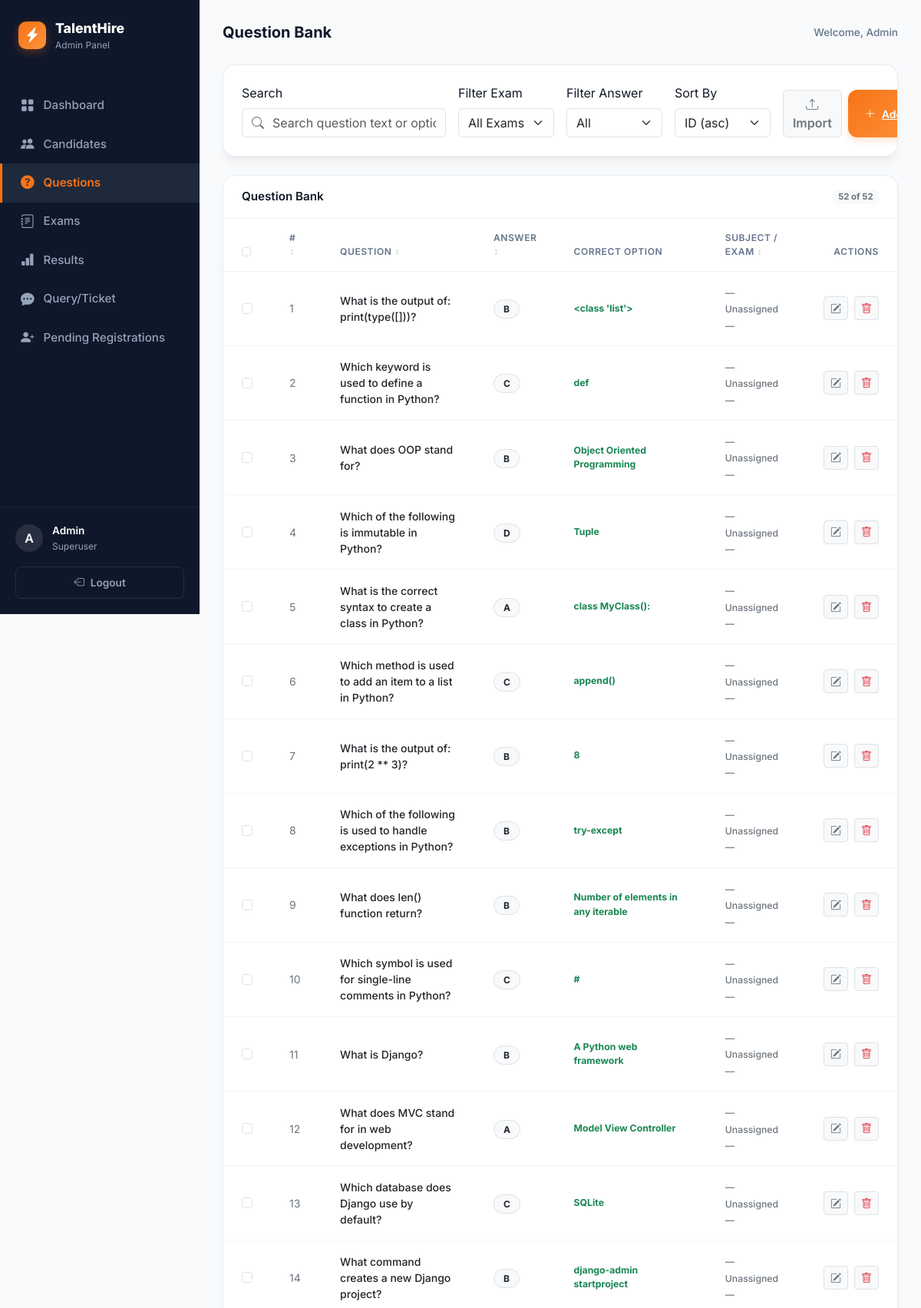
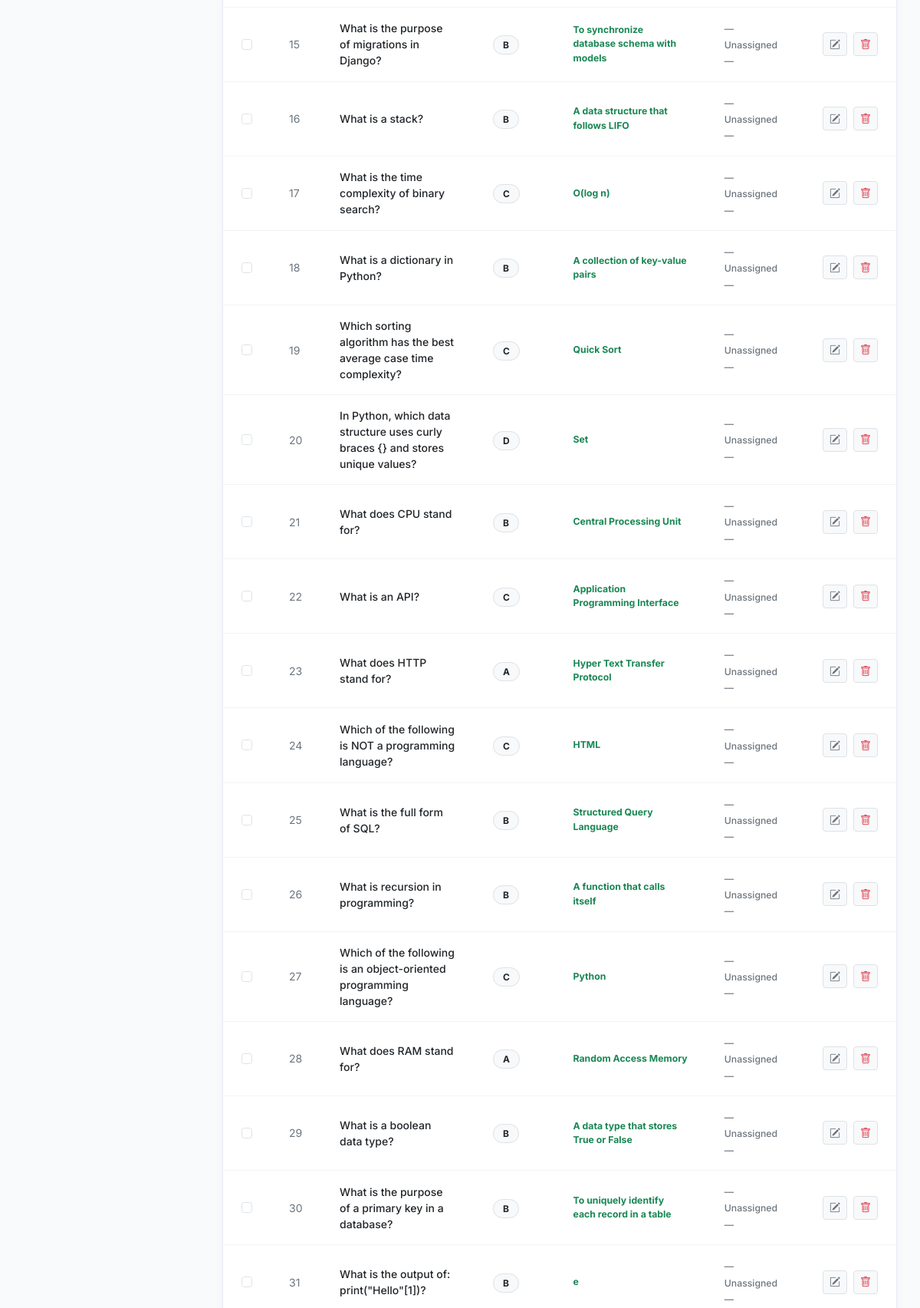
The app's page /portal/questions/ (signed in, upper part) with its own data (2 pictures, top to bottom).
### exam/models.py (models this page shows, shortened)
class Question(models.Model):
    question_text   = models.TextField()              # The actual question
    option_a        = models.CharField(max_length=300)  # Option A
    option_b        = models.CharField(max_length=300)  # Option B
    option_c        = models.CharField(max_length=300)  # Option C
    option_d        = models.CharField(max_length=300)  # Option D
    ANSWER_CHOICES = [
        ('A', 'Option A'),
        ('B', 'Option B'),
        ('C', 'Option C'),
        ('D', 'Option D'),
    ]
    correct_answer = models.CharField(max_length=1, choices=ANSWER_CHOICES)
    exam           = models.ForeignKey('Exam', on_delete=models.SET_NULL, null=True, blank=True, related_name='questions')
    @property
    def get_correct_answer_text(self):
        mapping = {
            'A': self.option_a,
            'B': self.option_b,
            'C': self.option_c,
            'D': self.option_d
        }
        return mapping.get(self.correct_answer, "")
    class Meta:
        verbose_name = "Question"
        verbose_name_plural = "Questions"

### exam/views.py (the view)
# urls.py: path('portal/questions/',               views.admin_questions_view, name='admin_questions'),
@admin_required
def admin_questions_view(request):
    questions = Question.objects.all().order_by('id')
    exams = Exam.objects.all().order_by('name')
    return render(request, 'exam/admin_questions.html', {'questions': questions, 'exams': exams})

### exam/views.py (called while the page is built)
def admin_required(view_func):
    @functools.wraps(view_func)
    def wrapper(request, *args, **kwargs):
        if not (request.user.is_authenticated and request.user.is_staff):
            return redirect('admin_login')
        return view_func(request, *args, **kwargs)
    return wrapper

### exam/templates/exam/admin_questions.html (shortened to what this page needs)
{% extends 'exam/admin_base.html' %}
{% block nav_ques %}active{% endblock %}
{% block page_title %}Question Bank{% endblock %}
{% block content %}
<div class="admin-card mb-4">
    <div class="p-4">
        <div class="row g-3 align-items-end">
            <div class="col-md-4">
                <label class="form-label">Search</label>
                <div class="input-group">
                    <span class="input-group-text bg-white border-end-0 text-secondary"><i class="bi bi-search"></i></span>
                    <input type="text" class="form-control border-start-0 ps-0" id="questionSearch" placeholder="Search question text or option content...">
                </div>
            </div>
            <div class="col-md-2">
                <label class="form-label">Filter Exam</label>
                <select class="form-select" id="examFilter">
                    <option selected value="">All Exams</option>
                </select>
            </div>
            <div class="col-md-2">
                <label class="form-label">Filter Answer</label>
                <select class="form-select" id="answerFilter">
                    <option value="">All</option>
                </select>
            </div>
            <div class="col-md-2">
                <label class="form-label">Sort By</label>
                <select class="form-select" id="sortBy">
                    <option value="id">ID (asc)</option>
                </select>
            </div>
            <div class="col-md-2">
                <div class="d-flex gap-2">
                    <button class="btn btn-light border fw-semibold text-secondary w-100" data-bs-toggle="modal" data-bs-target="#bulkImportQuestionsModal">
                        <i class="bi bi-upload"></i> Import
                    </button>
                    <a href="{% url 'admin_add_question' %}" class="btn-orange w-100">
                        <i class="bi bi-plus-lg"></i> Add
                    </a>
                </div>
            </div>
        </div>
    </div>
</div>
<div class="admin-card">
    <div class="admin-card-header">
        <span>Question Bank</span>
        <span class="badge bg-light text-secondary" id="visibleCount">{{ questions|length }} Total</span>
    </div>
    <div class="table-responsive">
        <table class="table admin-table" id="qTable">
            <thead>
                <tr>
                    <th style="width: 36px;"><input type="checkbox" id="selAll" class="form-check-input"></th>
                    <th class="sortable" data-sort="id" style="width: 60px;">#</th>
                    <th class="sortable" data-sort="text">Question</th>
                    <th class="sortable" data-sort="answer" style="width: 90px;">Answer</th>
                    <th>Correct Option</th>
                    <th class="sortable" data-sort="exam">Subject / Exam</th>
                    <th class="text-end" style="width: 110px;">Actions</th>
                </tr>
            </thead>
            <tbody>
                {% for q in questions %}
                <tr class="question-row"
                    data-id="{{ q.id }}"
                    data-text="{{ q.question_text|lower }}"
                    data-exam="{{ q.exam.name|default:'Unassigned'|lower }}"
                    data-exam_id="{{ q.exam_id|default:'__none__' }}"
                    data-answer="{{ q.correct_answer }}">
                    <td><input type="checkbox" class="form-check-input row-check" value="{{ q.id }}"></td>
                    <td class="text-secondary small">{{ forloop.counter }}</td>
                    <td style="max-width: 380px;"><div class="fw-medium text-dark">{{ q.question_text|truncatechars:120 }}</div></td>
                    <td><span class="badge-pill bg-light text-dark border fw-bold">{{ q.correct_answer }}</span></td>
                    <td><div class="text-success small fw-bold">{{ q.get_correct_answer_text|truncatechars:60 }}</div></td>
                    <td>
                        {% if q.exam %}
                        <a href="{% url 'admin_exam_detail' q.exam.id %}" class="badge-pill bg-light text-primary-orange text-decoration-none border fw-semibold">
                            <i class="bi bi-tag-fill"></i> {{ q.exam.name }}
                        </a>
                        {% else %}
                        <span class="text-secondary small fw-medium">— Unassigned —</span>
                        {% endif %}
                    </td>
                    <td class="text-end">
                        <div class="d-flex gap-2 justify-content-end">
                            <a href="{% url 'admin_edit_question' q.pk %}" class="btn btn-sm btn-light border text-secondary" title="Edit">
                                <i class="bi bi-pencil-square"></i>
                            </a>
                            <button onclick="showDeleteConfirm('Question', '{{ q.question_text|truncatechars:55|escapejs }}', '{% url 'admin_delete_question' q.pk %}')"
                                    class="btn btn-sm btn-light border text-danger" title="Delete">
                                <i class="bi bi-trash"></i>
                            </button>
                        </div>
                    </td>
                </tr>
                {% empty %}
                <tr><td colspan="7" class="text-center py-5 text-secondary">No questions found.</td></tr>
                {% endfor %}
            </tbody>
        </table>
    </div>
</div>
{% endblock %}

### exam/templates/exam/admin_base.html (shortened to what this page needs)
<!DOCTYPE html>
<html lang="en">
<head>
    <link href="https://cdn.jsdelivr.net/npm/bootstrap@5.3.0/dist/css/bootstrap.min.css" rel="stylesheet">
    <link href="https://cdn.jsdelivr.net/npm/bootstrap-icons@1.10.5/font/bootstrap-icons.css" rel="stylesheet">
</head>
<body>
<aside class="sidebar">
    <a href="{% url 'admin_dashboard' %}" class="sidebar-brand">
        <div class="brand-logo"><i class="bi bi-lightning-charge-fill"></i></div>
        <div>
            <span class="brand-name">TalentHire</span>
            <span class="brand-sub">Admin Panel</span>
        </div>
    </a>
    <nav class="nav-menu">
        <a href="{% url 'admin_dashboard' %}" class="nav-item {% block nav_dash %}{% endblock %}">
            <i class="bi bi-grid-fill"></i> Dashboard
        </a>
        <a href="{% url 'admin_candidates' %}" class="nav-item {% block nav_cand %}{% endblock %}">
            <i class="bi bi-people-fill"></i> Candidates
        </a>
        <a href="{% url 'admin_questions' %}" class="nav-item {% block nav_ques %}{% endblock %}">
            <i class="bi bi-question-circle-fill"></i> Questions
        </a>
        <a href="{% url 'admin_settings' %}" class="nav-item {% block nav_set %}{% endblock %}">
            <i class="bi bi-journal-text"></i> Exams
        </a>
        <a href="{% url 'admin_results' %}" class="nav-item {% block nav_res %}{% endblock %}">
            <i class="bi bi-bar-chart-fill"></i> Results
        </a>
        <a href="{% url 'admin_queries' %}" class="nav-item {% block nav_query %}{% endblock %}">
            <i class="bi bi-chat-dots-fill"></i> Query/Ticket
        </a>
        <a href="{% url 'admin_pending_registrations' %}" class="nav-item {% block nav_pending %}{% endblock %}">
            <i class="bi bi-person-plus-fill"></i> Pending Registrations
        </a>
    </nav>
    <div class="sidebar-footer">
        <div class="user-profile">
            <div class="user-avatar">A</div>
            <div class="user-info">
                <span class="user-name">{{ request.user.username|capfirst }}</span>
                <span class="user-role">Superuser</span>
            </div>
        </div>
        <a href="{% url 'admin_logout' %}" class="btn-logout">
            <i class="bi bi-box-arrow-left"></i> Logout
        </a>
    </div>
</aside>
<main class="main-content">
    <header class="page-header">
        <h2 class="page-title">{% block page_title %}Dashboard{% endblock %}</h2>
        <div class="header-actions">
            Welcome, Admin
        </div>
    </header>
    {% block content %}{% endblock %}
</main>
</body>
</html>

### exam/templates/exam/admin_base.html (style rules this page uses)
:root { --sidebar-bg: #0f172a; --sidebar-hover: #1e293b; --sidebar-active: #1e293b; --sidebar-text: #94a3b8; --sidebar-text-active: #f8fafc; --primary-orange: #f97316; --primary-gradient: linear-gradient(135deg, #f97316 0%, #fb923c 100%); --bg-body: #f8fafc; --card-shadow: 0 10px 15px -3px rgba(0, 0, 0, 0.05), 0 4px 6px -2px rgba(0, 0, 0, 0.025); --card-border: 1px solid rgba(226, 232, 240, 0.8); }
* { margin:0; padding:0; box-sizing:border-box; }
body { font-family: 'Inter', sans-serif; background: var(--bg-body); color: #111827; min-height: 100vh; display: flex; }
.sidebar { width: 260px; background: var(--sidebar-bg); color: white; display: flex; flex-direction: column; position: fixed; height: 100vh; left: 0; top: 0; z-index: 1000; transition: all 0.3s; }
.sidebar-brand { padding: 24px; display: flex; align-items: center; gap: 12px; text-decoration: none; color: white; }
.brand-logo { background: var(--primary-gradient); width: 36px; height: 36px; border-radius: 10px; display: flex; align-items: center; justify-content: center; font-size: 1.2rem; color: white; box-shadow: 0 4px 12px rgba(249, 115, 22, 0.3); }
.brand-name { font-weight: 800; font-size: 1.1rem; }
.brand-sub { font-size: 0.75rem; color: var(--sidebar-text); display: block; }
.nav-menu { flex: 1; padding: 20px 0; }
.nav-item { display: flex; align-items: center; gap: 12px; padding: 12px 24px; color: var(--sidebar-text); text-decoration: none; font-size: 0.95rem; font-weight: 500; transition: all 0.2s; border-left: 3px solid transparent; }
.nav-item.active { background: var(--sidebar-active); color: var(--primary-orange); border-left-color: var(--primary-orange); font-weight: 600; }
.nav-item i { font-size: 1.1rem; }
.sidebar-footer { padding: 20px; border-top: 1px solid rgba(255,255,255,0.05); }
.user-profile { display: flex; align-items: center; gap: 12px; margin-bottom: 16px; }
.user-avatar { width: 36px; height: 36px; border-radius: 50%; background: rgba(255,255,255,0.1); display: flex; align-items: center; justify-content: center; color: white; font-weight: 600; }
.user-info { font-size: 0.85rem; }
.user-name { font-weight: 600; display: block; }
.user-role { color: var(--sidebar-text); font-size: 0.75rem; }
.btn-logout { width: 100%; padding: 10px; border-radius: 8px; border: 1px solid rgba(255,255,255,0.1); background: transparent; color: var(--sidebar-text); font-size: 0.85rem; font-weight: 600; text-decoration: none; display: flex; align-items: center; justify-content: center; gap: 8px; transition: all 0.2s; }
.main-content { margin-left: 260px; flex: 1; padding: 30px; max-width: calc(100% - 260px); }
.page-header { display: flex; justify-content: space-between; align-items: center; margin-bottom: 30px; }
.page-title { font-weight: 700; font-size: 1.25rem; margin: 0; }
.header-actions { color: #64748b; font-size: 0.85rem; font-weight: 500; }
.admin-card { background: white; border-radius: 16px; border: var(--card-border); box-shadow: var(--card-shadow); margin-bottom: 24px; overflow: hidden; transition: box-shadow 0.2s, transform 0.2s; }
.admin-card-header { padding: 16px 24px; border-bottom: 1px solid #edf2f7; font-weight: 600; font-size: 0.95rem; display: flex; align-items: center; justify-content: space-between; }
.admin-table { margin: 0; }
.admin-table thead th { background: transparent; border-bottom: 1px solid #edf2f7; padding: 16px 24px; color: #64748b; font-weight: 600; font-size: 0.75rem; text-transform: uppercase; letter-spacing: 0.05em; }
.admin-table tbody td { padding: 16px 24px; vertical-align: middle; border-bottom: 1px solid #f1f5f9; font-size: 0.875rem; }
.badge-pill { padding: 4px 12px; border-radius: 50px; font-weight: 600; font-size: 0.75rem; }
.btn-orange { background: var(--primary-gradient); color: white; border: none; border-radius: 12px; padding: 10px 22px; font-weight: 600; font-size: 0.875rem; transition: all 0.3s ease; display: inline-flex; align-items: center; justify-content: center; gap: 8px; box-shadow: 0 4px 10px rgba(249, 115, 22, 0.2); }

### exam/templates/exam/admin_questions.html (style rules this page uses)
.sortable { cursor: pointer; user-select: none; }
.sortable::after { content: " ↕"; opacity: 0.4; font-size: 0.75rem; }

### records on screen
Question: question_text "What is the output of: print(type([]))?", correct_answer "B", get_correct_answer_text "<class 'list'>", shows "— Unassigned —"
Question: question_text "Which keyword is used to define a function in Python?", correct_answer "C", get_correct_answer_text "def", shows "— Unassigned —"
Question: question_text "What does OOP stand for?", correct_answer "B", get_correct_answer_text "Object Oriented Programming", shows "— Unassigned —"
Question: question_text "Which of the following is immutable in Python?", correct_answer "D", get_correct_answer_text "Tuple", shows "— Unassigned —"
Question: question_text "What is the correct syntax to create a class in Python?", correct_answer "A", get_correct_answer_text "class MyClass():", shows "— Unassigned —"
Question: question_text "Which method is used to add an item to a list in Python?", correct_answer "C", get_correct_answer_text "append()", shows "— Unassigned —"
Question: question_text "What is the output of: print(2 ** 3)?", correct_answer "B", get_correct_answer_text "8", shows "— Unassigned —"
Question: question_text "Which of the following is used to handle exceptions in Python?", correct_answer "B", get_correct_answer_text "try-except", shows "— Unassigned —"
Question: question_text "What does len() function return?", correct_answer "B", get_correct_answer_text "Number of elements in any iterable", shows "— Unassigned —"
Question: question_text "Which symbol is used for single-line comments in Python?", correct_answer "C", get_correct_answer_text "#", shows "— Unassigned —"
Question: question_text "What is Django?", correct_answer "B", get_correct_answer_text "A Python web framework", shows "— Unassigned —"
Question: question_text "What does MVC stand for in web development?", correct_answer "A", get_correct_answer_text "Model View Controller", shows "— Unassigned —"
Question: question_text "Which database does Django use by default?", correct_answer "C", get_correct_answer_text "SQLite", shows "— Unassigned —"
Question: question_text "What command creates a new Django project?", correct_answer "B", get_correct_answer_text "django-admin startproject", shows "— Unassigned —"
Question: question_text "What is the purpose of migrations in Django?", correct_answer "B", get_correct_answer_text "To synchronize database schema with models", shows "— Unassigned —"
Question: question_text "What is a stack?", correct_answer "B", get_correct_answer_text "A data structure that follows LIFO", shows "— Unassigned —"
Question: question_text "What is the time complexity of binary search?", correct_answer "C", get_correct_answer_text "O(log n)", shows "— Unassigned —"
Question: question_text "What is a dictionary in Python?", correct_answer "B", get_correct_answer_text "A collection of key-value pairs", shows "— Unassigned —"
Question: question_text "Which sorting algorithm has the best average case time complexity?", correct_answer "C", get_correct_answer_text "Quick Sort", shows "— Unassigned —"
Question: question_text "In Python, which data structure uses curly braces {} and stores unique values?", correct_answer "D", get_correct_answer_text "Set", shows "— Unassigned —"
Question: question_text "What does CPU stand for?", correct_answer "B", get_correct_answer_text "Central Processing Unit", shows "— Unassigned —"
Question: question_text "What is an API?", correct_answer "C", get_correct_answer_text "Application Programming Interface", shows "— Unassigned —"
Question: question_text "What does HTTP stand for?", correct_answer "A", get_correct_answer_text "Hyper Text Transfer Protocol", shows "— Unassigned —"
Question: question_text "Which of the following is NOT a programming language?", correct_answer "C", get_correct_answer_text "HTML", shows "— Unassigned —"
Question: question_text "What is the full form of SQL?", correct_answer "B", get_correct_answer_text "Structured Query Language", shows "— Unassigned —"
Question: question_text "What is recursion in programming?", correct_answer "B", get_correct_answer_text "A function that calls itself", shows "— Unassigned —"
Question: question_text "Which of the following is an object-oriented programming language?", correct_answer "C", get_correct_answer_text "Python", shows "— Unassigned —"
Question: question_text "What does RAM stand for?", correct_answer "A", get_correct_answer_text "Random Access Memory", shows "— Unassigned —"
Question: question_text "What is a boolean data type?", correct_answer "B", get_correct_answer_text "A data type that stores True or False", shows "— Unassigned —"
Question: question_text "What is the purpose of a primary key in a database?", correct_answer "B", get_correct_answer_text "To uniquely identify each record in a table", shows "— Unassigned —"
Question: question_text "What is the output of: print(\"Hello\"[1])?", correct_answer "B", get_correct_answer_text "e", shows "— Unassigned —"

### other values on screen
{{ request.user.username|capfirst }} "Admin"
